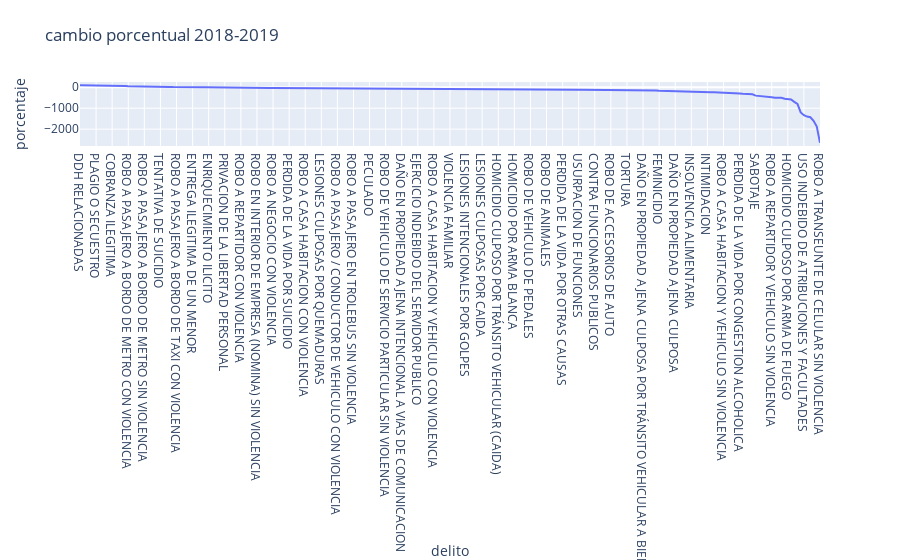

Notebook source saved alongside this figure:
### Code cell
import plotly.express as px

df_x = ordenado
fig = px.line(df_x, x="delito", y="porcentaje", title='cambio porcentual 2018-2019')
fig.show()

### Figure 1 — Plotly figure (JSON) as saved in the notebook; plotly's stock layout.template omitted (floating-point values rounded to 4 significant figures; data arrays with more than 128 entries replaced by an {"elided": "..."} marker saying what was removed)
{"data": [{"hovertemplate": "delito=%{x}<br>porcentaje=%{y}<extra></extra>", "legendgroup": "", "line": {"color": "#636efa", "dash": "solid"}, "mode": "lines", "name": "", "orientation": "v", "showlegend": false, "type": "scatter", "x": {"elided": "231 str values"}, "xaxis": "x", "y": {"elided": "231 float values"}, "yaxis": "y"}], "layout": {"legend": {"tracegroupgap": 0}, "title": {"text": "cambio porcentual 2018-2019"}, "xaxis": {"anchor": "y", "domain": [0, 1], "title": {"text": "delito"}}, "yaxis": {"anchor": "x", "domain": [0, 1], "title": {"text": "porcentaje"}}}}
